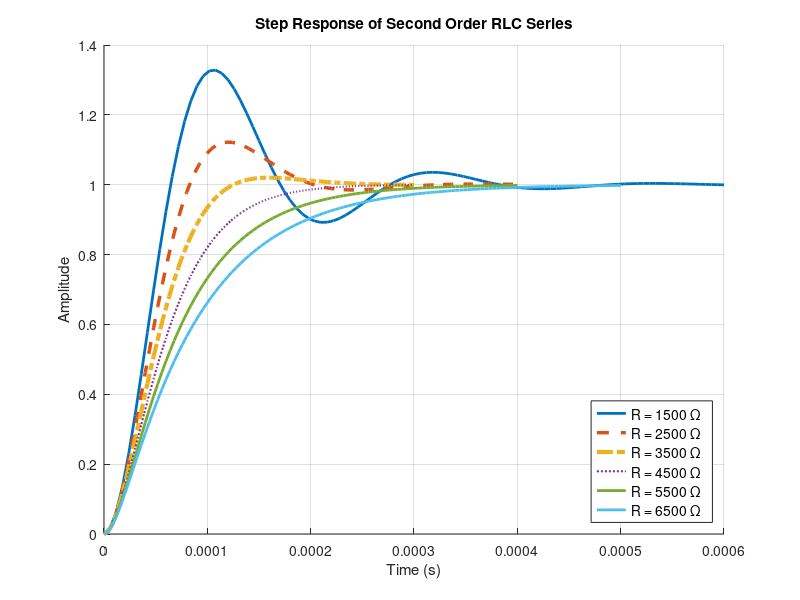

Write MATLAB code to recreate this figure.
clc,clear vars
%this is for differentiating each plots with individual markers and width
line_styles = {'-', '--', '-.', ':', '-'};
line_widths = [2, 2.5, 3, 1.5, 2];

l=100^-3;
c=10.13^-9;
n=10^4*pi;

%for legend
legend_entries = {};

figure;
hold on;
r_values = 1500:1000:6500; 

for i=1:length(r_values) %same as for r=1500:1000:6500
    r=r_values(i);

    zeta=((r/2)*(c/l)^1/2);
    d=[1 2*zeta*n n^2];
    sys=tf(n^2,d);
    [y, t] = step(sys); 
    
    %Miscallenous->for setting individual width and styles
     plot(t, y, ...
         'LineStyle', line_styles{mod(i-1, length(line_styles)) + 1}, ...
         'LineWidth', line_widths(mod(i-1, length(line_widths)) + 1));

    legend_entries{end+1} = ['R = ', num2str(r), ' \Omega'];
    
   

end
legend(legend_entries, 'Location', 'southeast', 'FontSize', 10, 'Box', 'on');
xlabel('Time (s)');
ylabel('Amplitude');
title('Step Response of Second Order RLC Series');
grid on;
hold off;